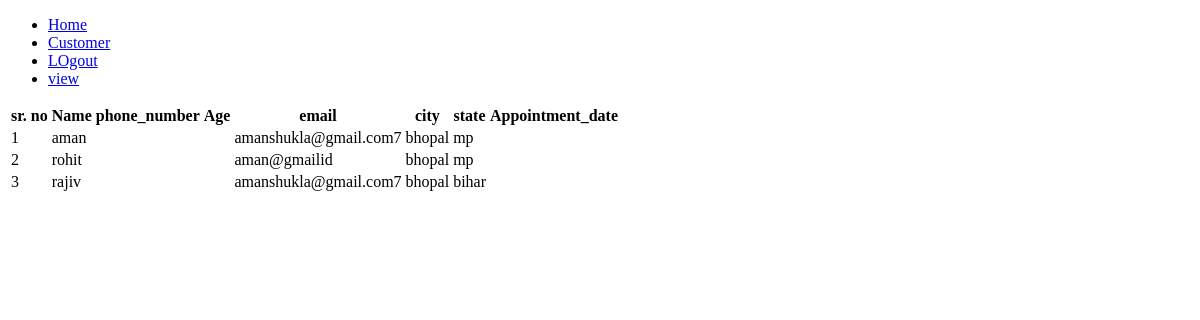
The page /views_appointment (signed in) on the database as committed earlier.
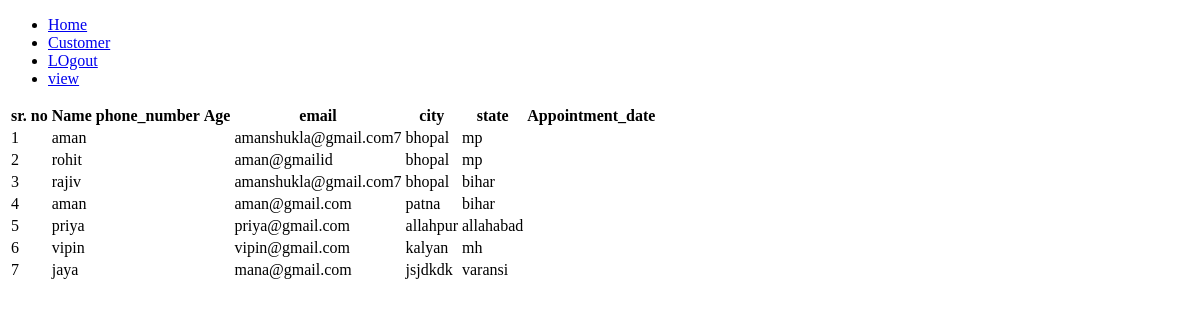
The same page on the database as committed later.
### customer/models.py (models this page shows)
class Customer_details(models.Model):
    customer_name=models.CharField(max_length=20)
    mobile_number=models.CharField(max_length=11)
    address=models.CharField(max_length=50)
    state=models.CharField(max_length=10)
    city=models.CharField(max_length=10)
    email=models.EmailField()
    payment_detail=models.IntegerField()

### staff/views.py (the view)
# urls.py: path('views_appointment',views.Display.as_view(),name='details')
class Display(View):
    def get(self,request):
        if request.user.is_authenticated:
            content={
                'hotel_booking':Customer_details.objects.all()
            }
            page='display_page.html'
            return render(request,page,content)
        else:
            page='404.html'
            return render(request,page)

### templates/display_page.html
{% extends 'base.html' %}
{% block content %}
<table>
    <tr>
        <th>sr. no</th>
        <th>Name</th>
        <th>phone_number</th>
        <th>Age</th>
        <th>email</th>
        <th>city</th>
        <th>state</th>
        <th>Appointment_date</th>
    </tr>
    {% for display in hotel_booking %}
    <tr>
        <td>{{display.id}}</td>
        <td>{{display.customer_name}}</td>
        <td>{{display.phone_number}}</td>
        <td>{{display.customer_age}}</td>
        <td>{{display.email}}</td>
        <td>{{display.city}}</td>
        <td>{{display.state}}</td>
        <td>{{display.appointment_date}}</td>
    </tr>
    {% endfor %}
</table>
{% endblock %}

Rows that differ between the two databases and show on the page:
added Customer_details: id "4", customer_name "aman", email "aman@gmail.com", city "patna", state "bihar"
added Customer_details: id "5", customer_name "priya", email "priya@gmail.com", city "allahpur", state "allahabad"
added Customer_details: id "6", customer_name "vipin", email "vipin@gmail.com", city "kalyan", state "mh"
added Customer_details: id "7", customer_name "jaya", email "mana@gmail.com", city "jsjdkdk", state "varansi"
